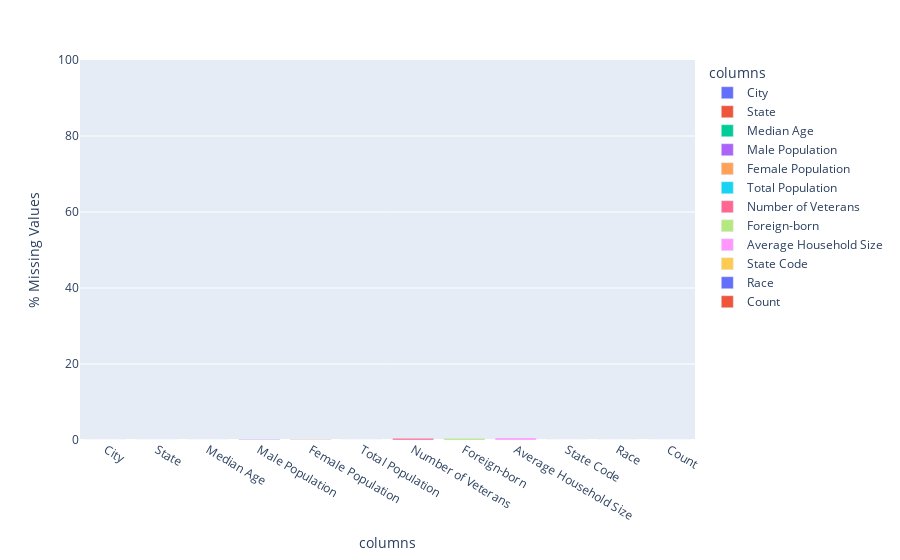

Notebook code for this chart:
### Code cell
# Calculate missing values percentage for all column
df_nan_dmgr_trans = df_nan_dmgr.transpose()
df_nan_dmgr_trans.reset_index(inplace=True)
df_nan_dmgr_trans.columns = ['columns','% Missing Values']
df_nan_dmgr_trans['% Missing Values'] = 100 * (df_nan_dmgr_trans['% Missing Values'] / total_demographic)

# Visualize missing values percentage as a bar chart
fig3 = px.bar(df_nan_dmgr_trans, x="columns", y="% Missing Values", color='columns', range_y=(0,100))
fig3.show()

### Figure 1 — Plotly figure (JSON) as saved in the notebook; plotly's stock layout.template omitted (floating-point values rounded to 4 significant figures)
{"data": [{"alignmentgroup": "True", "hoverlabel": {"namelength": 0}, "hovertemplate": "columns=%{x}<br>% Missing Values=%{y}", "legendgroup": "City", "marker": {"color": "#636efa"}, "name": "City", "offsetgroup": "City", "orientation": "v", "showlegend": true, "textposition": "auto", "type": "bar", "x": ["City"], "xaxis": "x", "y": [0], "yaxis": "y"}, {"alignmentgroup": "True", "hoverlabel": {"namelength": 0}, "hovertemplate": "columns=%{x}<br>% Missing Values=%{y}", "legendgroup": "State", "marker": {"color": "#EF553B"}, "name": "State", "offsetgroup": "State", "orientation": "v", "showlegend": true, "textposition": "auto", "type": "bar", "x": ["State"], "xaxis": "x", "y": [0], "yaxis": "y"}, {"alignmentgroup": "True", "hoverlabel": {"namelength": 0}, "hovertemplate": "columns=%{x}<br>% Missing Values=%{y}", "legendgroup": "Median Age", "marker": {"color": "#00cc96"}, "name": "Median Age", "offsetgroup": "Median Age", "orientation": "v", "showlegend": true, "textposition": "auto", "type": "bar", "x": ["Median Age"], "xaxis": "x", "y": [0], "yaxis": "y"}, {"alignmentgroup": "True", "hoverlabel": {"namelength": 0}, "hovertemplate": "columns=%{x}<br>% Missing Values=%{y}", "legendgroup": "Male Population", "marker": {"color": "#ab63fa"}, "name": "Male Population", "offsetgroup": "Male Population", "orientation": "v", "showlegend": true, "textposition": "auto", "type": "bar", "x": ["Male Population"], "xaxis": "x", "y": [0.1038], "yaxis": "y"}, {"alignmentgroup": "True", "hoverlabel": {"namelength": 0}, "hovertemplate": "columns=%{x}<br>% Missing Values=%{y}", "legendgroup": "Female Population", "marker": {"color": "#FFA15A"}, "name": "Female Population", "offsetgroup": "Female Population", "orientation": "v", "showlegend": true, "textposition": "auto", "type": "bar", "x": ["Female Population"], "xaxis": "x", "y": [0.1038], "yaxis": "y"}, {"alignmentgroup": "True", "hoverlabel": {"namelength": 0}, "hovertemplate": "columns=%{x}<br>% Missing Values=%{y}", "legendgroup": "Total Population", "marker": {"color": "#19d3f3"}, "name": "Total Population", "offsetgroup": "Total Population", "orientation": "v", "showlegend": true, "textposition": "auto", "type": "bar", "x": ["Total Population"], "xaxis": "x", "y": [0], "yaxis": "y"}, {"alignmentgroup": "True", "hoverlabel": {"namelength": 0}, "hovertemplate": "columns=%{x}<br>% Missing Values=%{y}", "legendgroup": "Number of Veterans", "marker": {"color": "#FF6692"}, "name": "Number of Veterans", "offsetgroup": "Number of Veterans", "orientation": "v", "showlegend": true, "textposition": "auto", "type": "bar", "x": ["Number of Veterans"], "xaxis": "x", "y": [0.4497], "yaxis": "y"}, {"alignmentgroup": "True", "hoverlabel": {"namelength": 0}, "hovertemplate": "columns=%{x}<br>% Missing Values=%{y}", "legendgroup": "Foreign-born", "marker": {"color": "#B6E880"}, "name": "Foreign-born", "offsetgroup": "Foreign-born", "orientation": "v", "showlegend": true, "textposition": "auto", "type": "bar", "x": ["Foreign-born"], "xaxis": "x", "y": [0.4497], "yaxis": "y"}, {"alignmentgroup": "True", "hoverlabel": {"namelength": 0}, "hovertemplate": "columns=%{x}<br>% Missing Values=%{y}", "legendgroup": "Average Household Size", "marker": {"color": "#FF97FF"}, "name": "Average Household Size", "offsetgroup": "Average Household Size", "orientation": "v", "showlegend": true, "textposition": "auto", "type": "bar", "x": ["Average Household Size"], "xaxis": "x", "y": [0.5534], "yaxis": "y"}, {"alignmentgroup": "True", "hoverlabel": {"namelength": 0}, "hovertemplate": "columns=%{x}<br>% Missing Values=%{y}", "legendgroup": "State Code", "marker": {"color": "#FECB52"}, "name": "State Code", "offsetgroup": "State Code", "orientation": "v", "showlegend": true, "textposition": "auto", "type": "bar", "x": ["State Code"], "xaxis": "x", "y": [0], "yaxis": "y"}, {"alignmentgroup": "True", "hoverlabel": {"namelength": 0}, "hovertemplate": "columns=%{x}<br>% Missing Values=%{y}", "legendgroup": "Race", "marker": {"color": "#636efa"}, "name": "Race", "offsetgroup": "Race", "orientation": "v", "showlegend": true, "textposition": "auto", "type": "bar", "x": ["Race"], "xaxis": "x", "y": [0], "yaxis": "y"}, {"alignmentgroup": "True", "hoverlabel": {"namelength": 0}, "hovertemplate": "columns=%{x}<br>% Missing Values=%{y}", "legendgroup": "Count", "marker": {"color": "#EF553B"}, "name": "Count", "offsetgroup": "Count", "orientation": "v", "showlegend": true, "textposition": "auto", "type": "bar", "x": ["Count"], "xaxis": "x", "y": [0], "yaxis": "y"}], "layout": {"barmode": "relative", "legend": {"title": {"text": "columns"}, "tracegroupgap": 0}, "margin": {"t": 60}, "xaxis": {"anchor": "y", "categoryarray": ["City", "State", "Median Age", "Male Population", "Female Population", "Total Population", "Number of Veterans", "Foreign-born", "Average Household Size", "State Code", "Race", "Count"], "categoryorder": "array", "domain": [0, 1], "title": {"text": "columns"}}, "yaxis": {"anchor": "x", "domain": [0, 1], "range": [0, 100], "title": {"text": "% Missing Values"}}}}
